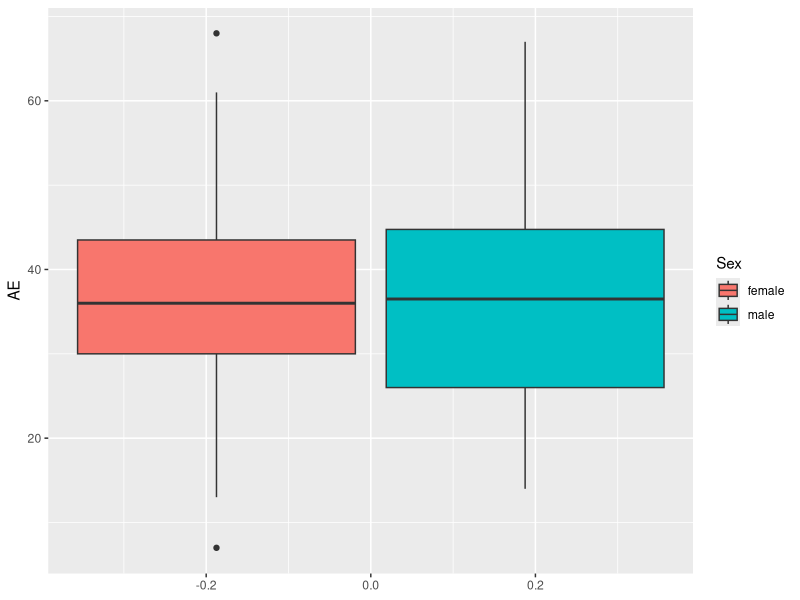
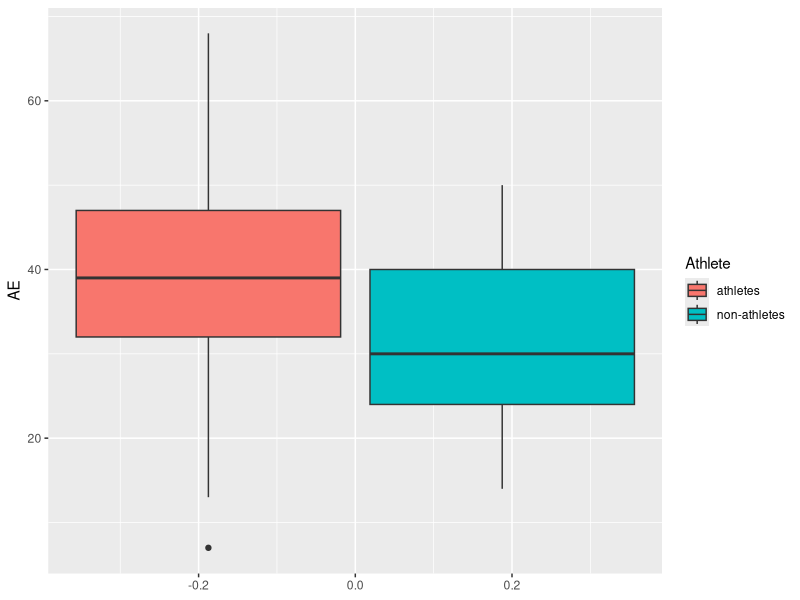
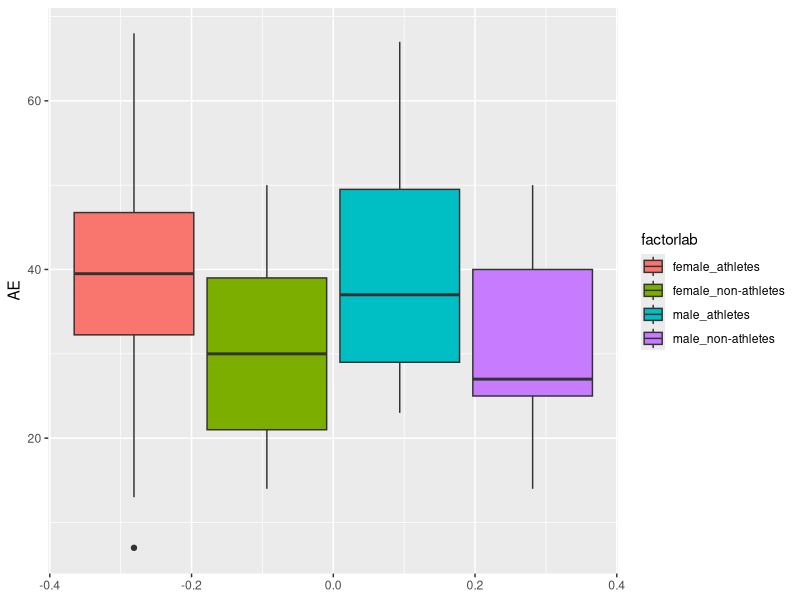
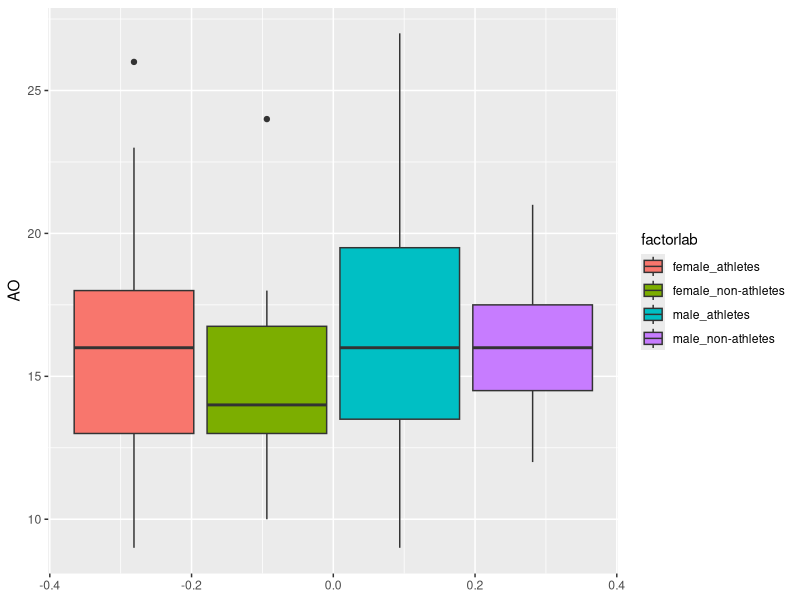
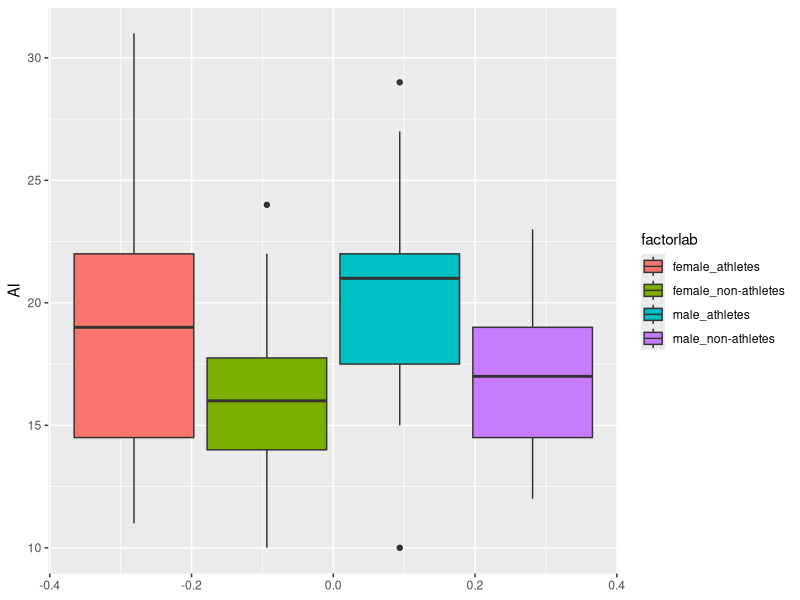
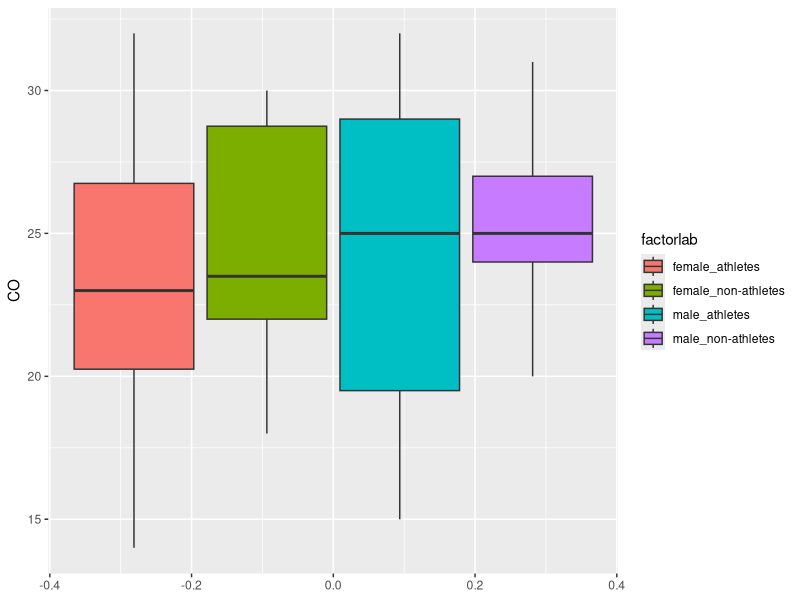
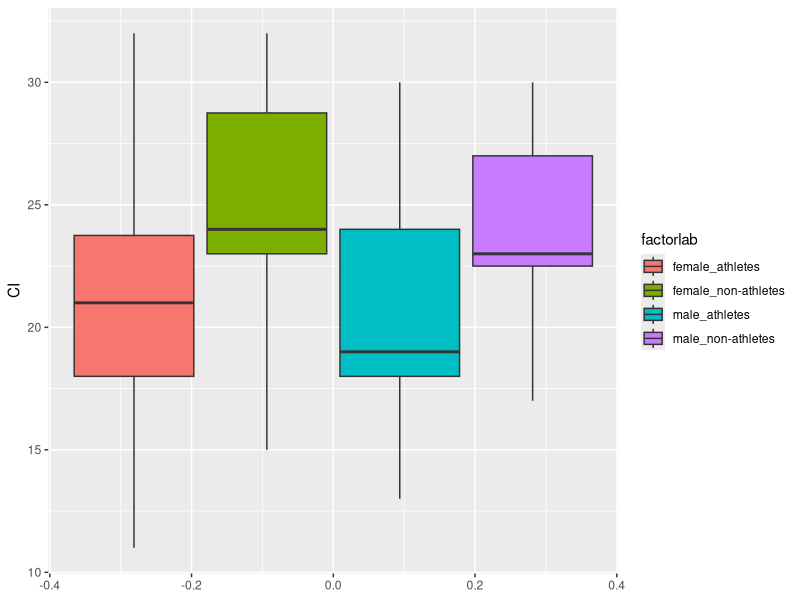
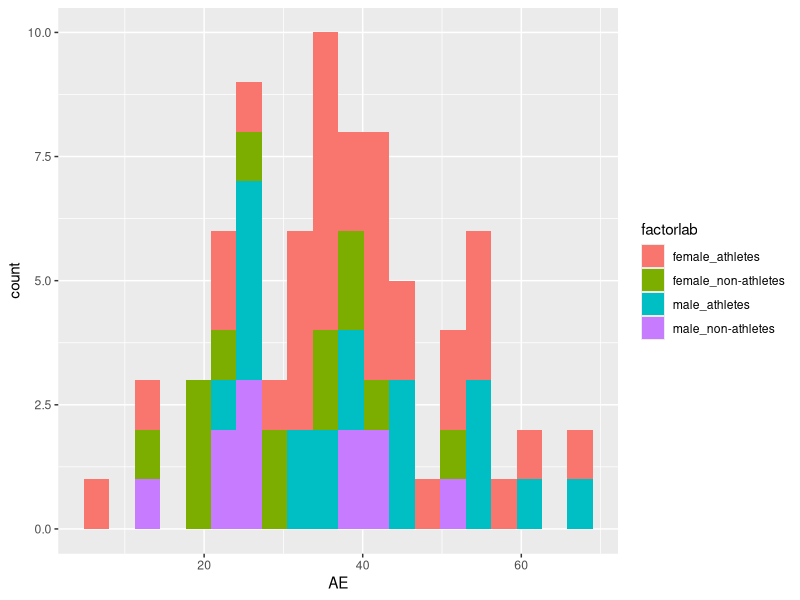

Reproduce these figures in R, in order. (Note: this script raises an error after producing the figures.)
library(tidyverse)
data = read_csv("angry_moods.csv") %>% 
          mutate(Sex = ifelse(Sex==2, 0, 1)) %>% 
          mutate(Athlete = ifelse(Athlete==2, 0, 1))
#1: male 2/0:female
#1: athletes, 2/0: non-athletes
data

data$Sex <- factor(data$Sex, labels=c("female", "male"))
data$Athlete <- factor(data$Athlete, labels=c("athletes","non-athletes"))
names(data)[3:7] <- c("AO", "AI", "CO", "CI", "AE")

data$factorlab <- factor(paste(as.character(data$Sex), as.character(data$Athlete), sep="_"))
data

# data$Gender<-factor(ifelse(data$Gender==1, "male", "female"))
# data$Athlete<-factor(ifelse(data$Athlete==1, "athletes", "non-athletes"))

#mosicplot?

#boxplots
#marginal
ggplot(data, aes(y = AE, fill = Sex)) + geom_boxplot() # <-
ggplot(data, aes(y = AE, fill = Athlete)) + geom_boxplot() # <-
#joint(???)
ggplot(data, aes(y = AE, fill = factorlab)) + geom_boxplot() # <-?


ggplot(data, aes(y = AO, fill = factorlab)) + geom_boxplot()
ggplot(data, aes(y = AI, fill = factorlab)) + geom_boxplot()
ggplot(data, aes(y = CO, fill = factorlab)) + geom_boxplot()
ggplot(data, aes(y = CI, fill = factorlab)) + geom_boxplot()


#histograms
ggplot(data, aes(x = AE, fill = factorlab)) + geom_histogram(bins = 20) #stacked
ggplot(data, aes(x = AO, fill = factorlab)) + geom_histogram(bins = 20) #stacked
ggplot(data, aes(x = AI, fill = factorlab)) + geom_histogram(bins = 20) #stacked
ggplot(data, aes(x = CO, fill = factorlab)) + geom_histogram(bins = 20) #stacked
ggplot(data, aes(x = CI, fill = factorlab)) + geom_histogram(bins = 20) #stacked

ggplot(data, aes(x = AE, fill = factorlab)) + 
    geom_histogram(alpha=0.5, position="identity", bins = 20)
ggplot(data, aes(x = AO, fill = factorlab)) + 
    geom_histogram(alpha=0.5, position="identity", bins = 20)
ggplot(data, aes(x = AI, fill = factorlab)) + 
    geom_histogram(alpha=0.5, position="identity", bins = 20)
ggplot(data, aes(x = CO, fill = factorlab)) + 
    geom_histogram(alpha=0.5, position="identity", bins = 20)
ggplot(data, aes(x = CI, fill = factorlab)) + 
    geom_histogram(alpha=0.5, position="identity", bins = 20)

#density
ggplot(data, aes(x = AE)) + 
    geom_density(fill="black") + ylim(0, 0.04)
ggplot(data, aes(x = AE, fill = factorlab)) + 
    geom_density(alpha=0.5, position="identity") + ylim(0, 0.04)


ggplot(data, aes(x = AO, fill = factorlab)) + 
    geom_density(alpha=0.5, position="identity") + ylim(0, 0.15)
ggplot(data, aes(x = AI, fill = factorlab)) + 
    geom_density(alpha=0.5, position="identity") + ylim(0, 0.15)
ggplot(data, aes(x = CO, fill = factorlab)) + 
    geom_density(alpha=0.5, position="identity") + ylim(0, 0.15)
ggplot(data, aes(x = CI, fill = factorlab)) + 
    geom_density(alpha=0.5, position="identity") + ylim(0, 0.15)


#scatterplot
ggplot(angry, aes(x = AO, after_stat(density))) +
    geom_histogram(bins = 20, col=factorlab) +
    geom_density(fill = "blue", alpha = 0.2)

ggplot(angry, aes(x = AI, after_stat(density))) +
    geom_histogram(bins = 20) +
    geom_density(fill = "blue", alpha = 0.2)

ggplot(angry, aes(x = CO, after_stat(density))) +
    geom_histogram(bins = 20) +
    geom_density(fill = "blue", alpha = 0.2)

ggplot(angry, aes(x = CI, after_stat(density))) +
    geom_histogram(bins = 20) +
    geom_density(fill = "blue", alpha = 0.2)

ggplot(angry, aes(x = AE, after_stat(density))) +
    geom_histogram(bins = 15) +
    geom_density(fill = "blue", alpha = 0.2) + 
    facet_wrap(~Gender + Sports, scales = "fixed")


# for final goal
library(GGally)
pairs(data[, 3:6]) # <- include this

data$factorlab_sim <- data$factorlab
levels(data$factorlab_sim) <- c("F-A","F-N","M-A","M-N")
ggpairs(data, aes(colour=factorlab_sim, alpha = 0.4),
    columns = c("AE", "AO", "AI", "CO", "CI"))
